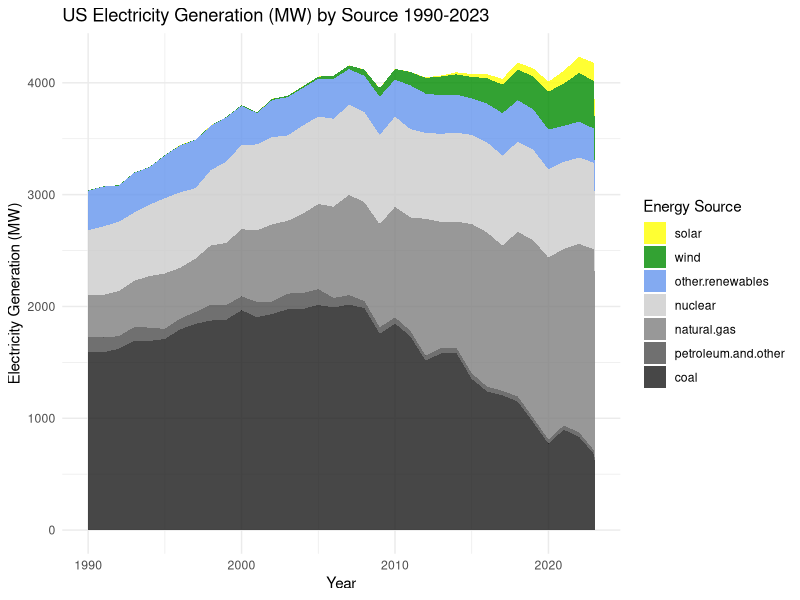
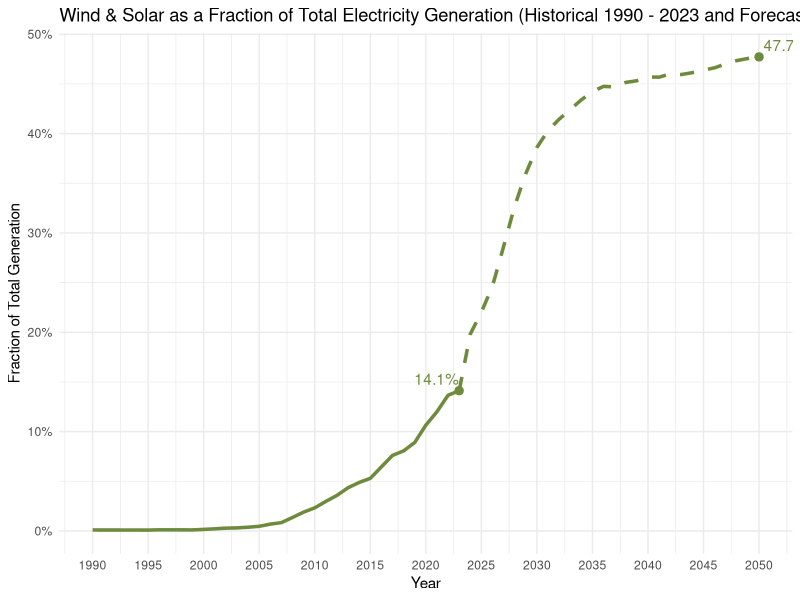
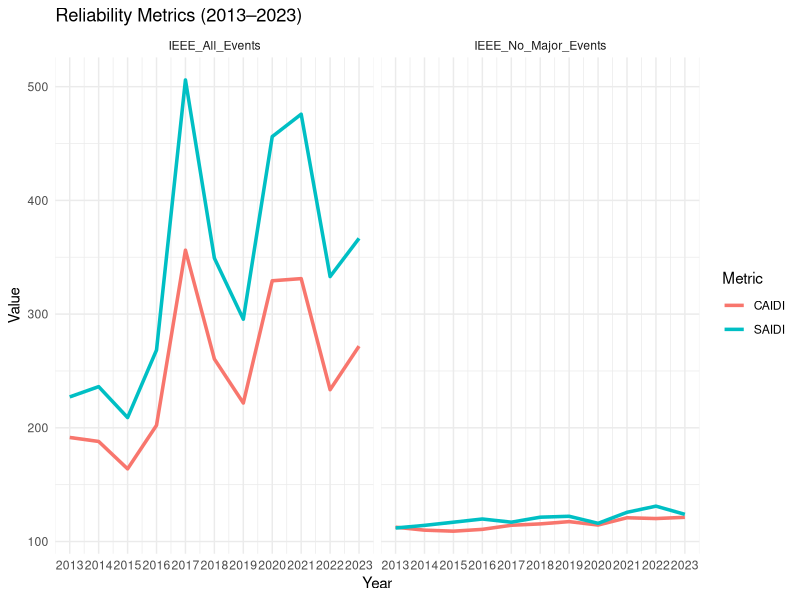

Generate these figures, in order, with R:
## ---- chunk 1
suppressPackageStartupMessages(library(ggplot2))
suppressPackageStartupMessages(library(dplyr))
suppressPackageStartupMessages(library(tidyr))
suppressPackageStartupMessages(library(scales))
## ---- chunk 2
us_gen_data <- read.csv("US_generation.csv")

colnames(us_gen_data)[1] <- "Year"

us_gen_data <- us_gen_data |>
  filter(Year >= 1990)

data1_long <- us_gen_data |>
  select(Year, wind, solar, `coal`, `natural.gas`, `nuclear`, `other.renewables`, `petroleum.and.other`) |>
  pivot_longer(cols = -Year, names_to = "Energy_Source", values_to = "Generation")

# Set factor levels (wind and solar at the top)
data1_long$Energy_Source <- factor(data1_long$Energy_Source, 
                                  levels = c("solar","wind","other.renewables", "nuclear", "natural.gas",
                                             "petroleum.and.other", "coal"))
# Area Chart
ggplot(data1_long, aes(x = Year, y = Generation, fill = Energy_Source)) +
  geom_area(alpha = 0.8, position = "stack") +
  scale_fill_manual(values = c("coal" = "gray10", 
                               "natural.gas" = "gray50", 
                               "nuclear" = "gray80", 
                               "other.renewables" = "cornflowerblue", 
                               "petroleum.and.other" = "gray30",
                               "wind" = "green4",
                               "solar" = "yellow")) +
  labs(title = "US Electricity Generation (MW) by Source 1990-2023",
       x = "Year",
       y = "Electricity Generation (MW)",
       fill = "Energy Source") +
  theme_minimal()
## ---- chunk 3

# Add a new column to calculate the fraction of wind + solar generation
data2 <- us_gen_data |>
  mutate(
    Total_Generation = wind + solar + coal + natural.gas + nuclear + other.renewables + petroleum.and.other,
    Wind_Solar_Fraction = (wind + solar) / Total_Generation
  )

# Find the last data point
last_point <- data2 |> filter(Year == max(Year))

# Load and prepare the forecast data in R
forecast <- read.csv("Renewable_Energy_Forecast.csv") |>
  select(Year, Solar_Wind_Fraction) |>
  rename(Solar_Wind_Fraction = Solar_Wind_Fraction)

# Combine the historical and forecast data for plotting
combined_data <- bind_rows(
  data2 |> select(Year, Wind_Solar_Fraction) |> rename(Fraction = Wind_Solar_Fraction),
  forecast |> rename(Fraction = Solar_Wind_Fraction)
)

# Find the last data point
last_point2 <- forecast |> filter(Year == max(Year))

# Plot with the forecast
ggplot(data2, aes(x = Year, y = Wind_Solar_Fraction)) +
  geom_line(color = "darkolivegreen4", linewidth = 1.2) +
  geom_line(data = forecast, aes(x = Year, y = Solar_Wind_Fraction),
            color = "darkolivegreen4", linetype = "dashed", linewidth = 1.2) +
  geom_point(data = last_point, aes(x = Year, y = Wind_Solar_Fraction), 
             size = 2.5, color = "darkolivegreen4") +
  geom_text(data = last_point, aes(label = scales::percent(Wind_Solar_Fraction, accuracy = 0.1)),
            vjust = -0.5, hjust = 1, color = "darkolivegreen4") +
  geom_text(data = forecast |> filter(Year == 2050),
            aes(x = Year, y = Solar_Wind_Fraction,
                label = scales::percent(Solar_Wind_Fraction, accuracy = 0.1)),
            vjust = -0.5, hjust = -0.1, color = "darkolivegreen4") + 
 geom_point(data = last_point2, aes(x = Year, y = Solar_Wind_Fraction), 
             size = 2.5, color = "darkolivegreen4") +
  labs(title = "Wind & Solar as a Fraction of Total Electricity Generation (Historical 1990 - 2023 and Forecast 2024-2050)",
       x = "Year",
       y = "Fraction of Total Generation") +
  theme_minimal() +
  scale_y_continuous(labels = scales::percent_format())+
  scale_x_continuous(breaks = seq(1990, 2050, by = 5)) 
## ---- chunk 4

t1_reliability <- read.csv("T1_Reliability.csv")

t1_reliability <- t1_reliability |>
   filter(`Event_Category` %in% c("IEEE_All_Events", "IEEE_No_Major_Events"))

t1_reliability$Year <- as.integer(t1_reliability$Year)

# Reshape the data to a long format for plotting
#data3_long <- t1_reliability  |>
#  pivot_longer(cols = c(SAIDI, SAIFI, CAIDI), names_to = "Metric", values_to = "Value")

data3_long <- t1_reliability  |>
  pivot_longer(cols = c(SAIDI, CAIDI), names_to = "Metric", values_to = "Value")

# Plot the line graph faceted by Event Category
ggplot(data3_long, aes(x = Year, y = Value, color = Metric)) +
  geom_line(linewidth = 1.2) +
  scale_x_continuous(breaks = seq(2013, 2023, 1)) +
  #scale_y_continuous(expand = c(0, 0)) +
  labs(title = "Reliability Metrics (2013–2023)",
       x = "Year",
       y = "Value",
       color = "Metric") +
  facet_wrap(~ `Event_Category`) +
  theme_minimal()
